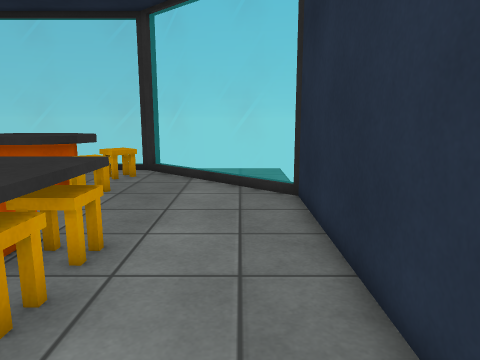
[1] (above)

14 first-person views from a walk through a Unity game level. The camera is 1.2 m above the floor, tilts 10° down and sees 70° across. The floor is counted in squares, 0.5 m on a side. Each view is taken from the middle of a square. On the plan, view 1 faces up. The plan holds only what a view shows up to about 20 squares ahead; the rest is blank. Door leaves are left out, so doorways stand open. Surface patterns are stand-ins for the level's own textures.

[2]
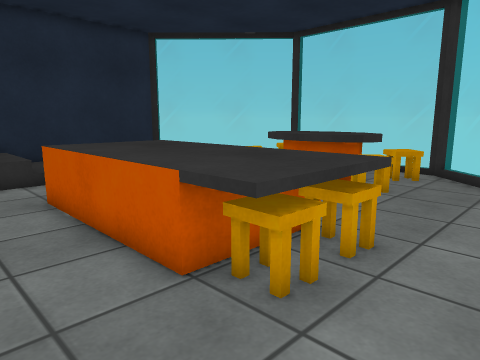

[3]
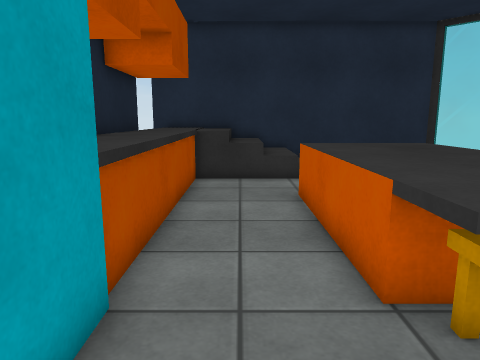

[4]
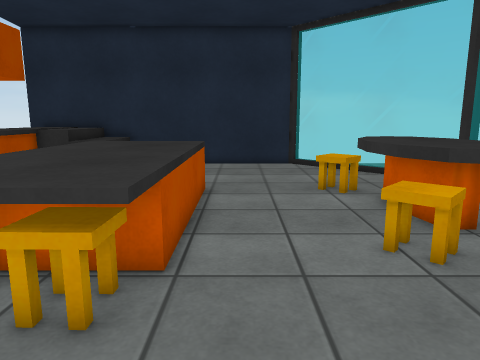

[5]
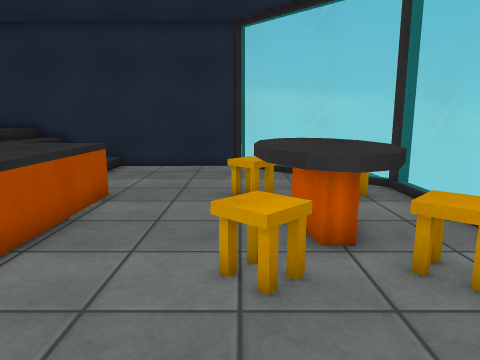

[6]
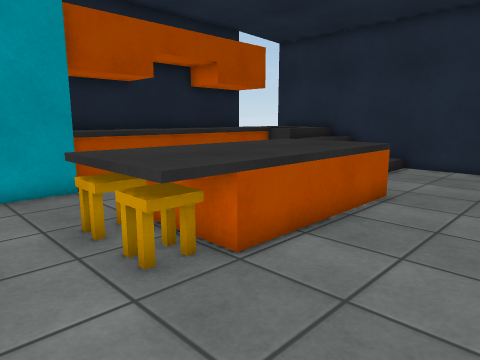

[7]
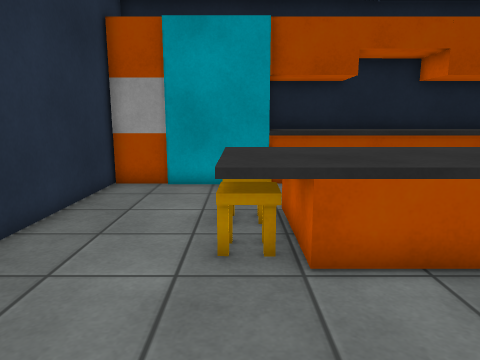

[8]
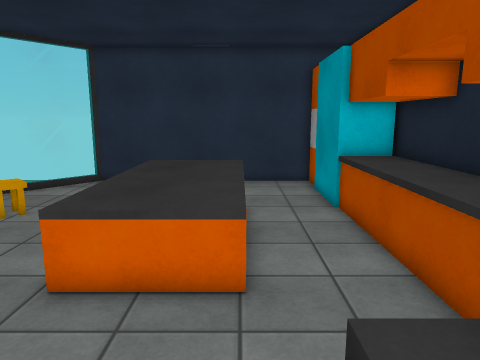

[9]
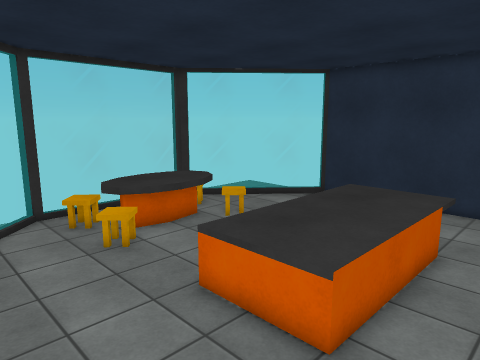

[10]
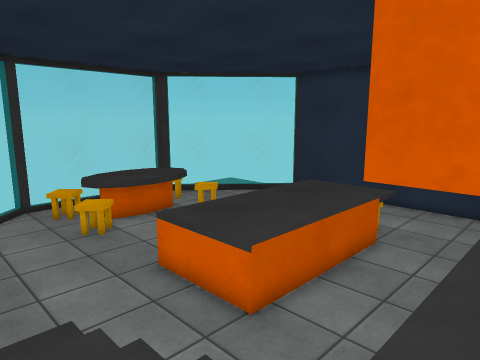

[11]
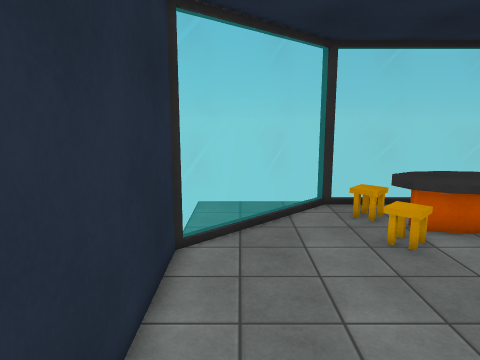

[12]
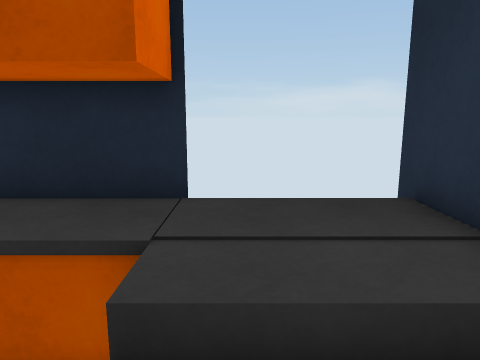

[13]
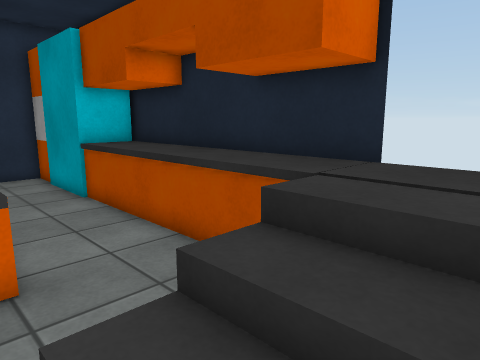

[14]
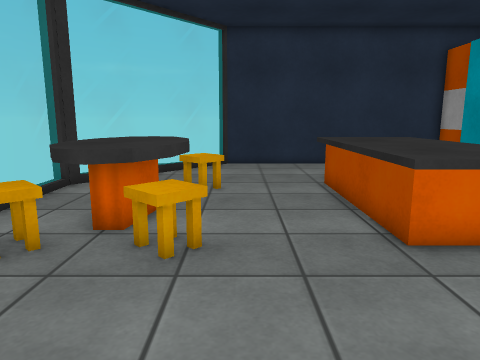

### Floor plan
Key: @ floor where view 1 was taken; # wall or solid block; x gap in a wall; . main floor; : floor 1 m higher than the main floor; / step, stairs or slope; D open door; = window, fence, low wall or low ledge; ^ raised ledge; S stool; O other object.
Columns run from 18 left of view 1 to 2 right of it. Each row starts with its distance up from view 1.
 17       #      ##
 16  ....=#=^^^^^^#= ...
 15  ...==.SS^^^SS===...
 14  ..=...S#OOO#SS.==..
 13  .=....OOOOOOO...==
 12 #=.....SSOOOOS....==#
 11 #......SSOOOSSS....=#
 10 #...................#
  9 #...................#
  8 #...................#
  7 #......OOOOOOOOO....#
  6 #......OOOOOOOOS ...#
  5 #////..OOOOOOOOO ...#
  4 #////..OOOOOOOOO ...#
  3 #////..OOOOOOOOO....#
  2 #////...............#
  1 #////...............#
  0 #::::.............@.#
 -1 #:::x===^^^===#######
 -2 #:::###^^^^^^^#
 -3 DDDDD###^^^####

Positions as (right, up) in squares from view 1, and headings:
1: (0, 0), facing up
2: (0, 0), facing up-left
3: (0, 1), facing left
4: (1, 8), facing left
5: (0, 11), facing left
6: (0, 11), facing down-left
7: (-3, 12), facing down
8: (-17, 3), facing right
9: (-16, 0), facing up-right
10: (-16, -2), facing up-right
11: (-16, 1), facing up
12: (-15, 3), facing down
13: (-17, 4), facing down-right
14: (-17, 10), facing right
